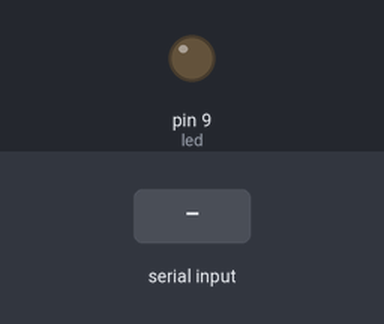
Simulated run of this sketch. Board: Arduino Uno, built with avr-gcc and run on an emulated ATmega328P. Parts: output pins drawn as LEDs (lit = HIGH). Inputs (shaded band) come from the test bench.

Above: at 1.2 s.
1.3 s: "S" received over Serial
At 1.8 s:
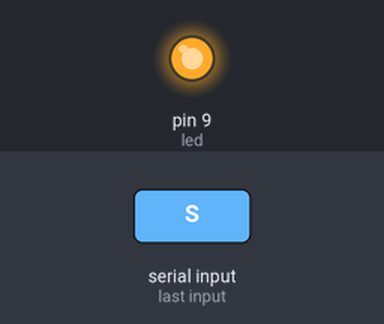
2.8 s: "1" received over Serial
At 4.0 s:
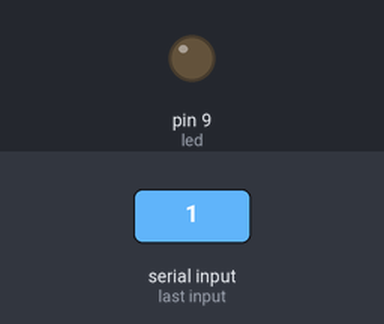
4.3 s: "L" received over Serial
At 5.3 s:
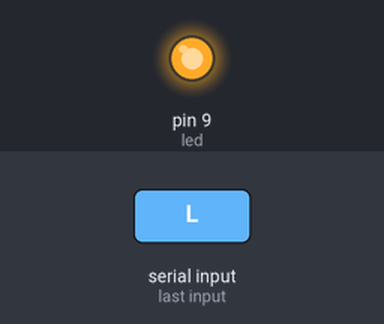
Timing chart, 0 to 7.3 s (numbered marks = the images above; inputs shaded):
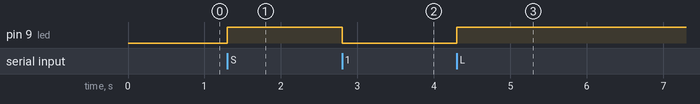

The sketch:

arduino_proc_1_led_1.ino
```cpp
 #include <RCSwitch.h>

RCSwitch mySwitch = RCSwitch();

 char val;
 int led  = 9;

  void setup() {
  Serial.begin(9600);

    mySwitch.enableTransmit(10);


   pinMode(led , OUTPUT);

 }


 void loop() {
   if (Serial.available())
   {

     val = Serial.read();
     if(val=='S')
     {
       digitalWrite(led,HIGH);
     mySwitch.send(23, 24);
     //delay(50);
     }
    else if(val=='L')
    {
       digitalWrite(led,HIGH);
     mySwitch.send(532, 24);
     //delay(50);
     }
    else if(val=='D')
    {
       digitalWrite(led,HIGH);
       mySwitch.send(2630, 24);
     //delay(50);
     }

     else   digitalWrite(led,LOW);
    // val='0';
    // mySwitch.send(5393, 24);
    // delay(1000);
   }
}
```

Measured:
- after the input at 1.3 s, pin 9 (led): LOW → HIGH at once
- after the input at 2.8 s, pin 9 (led): HIGH → LOW at once
- after the input at 4.3 s, pin 9 (led): LOW → HIGH at once
